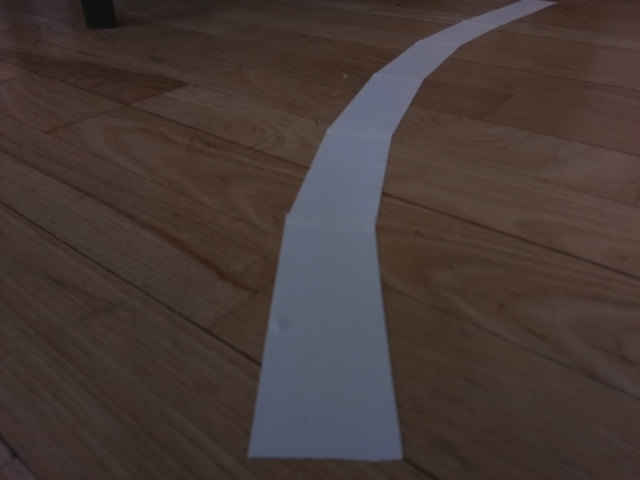
//> input picture API_rpi/image_proc/tests/detect_line/pc/pic_1.jpg, 1280 x 960 px (shown at 1/2 size)
$ ./tests   (built with g++ and OpenCV 4)
//> lines starting //> are read from the running program, lines starting //| are printed output that depends on the picture; after the words box and inside, x2 and y2 are one past the last pixel; in counts of white or black regions, pixels touching at a corner belong together
#include "opencv2/highgui/highgui.hpp"
#include "opencv2/imgproc/imgproc.hpp"
#include <iostream>
//#include <stdlib.h>
#include <stdio.h>

#include <string.h>
#include <vector>

using namespace cv;
using namespace std;

///////////////////////////////
///////////////////////////////

// Thresholding == binarize
int threshold_value = 80;
int threshold_type = 3;
int const max_value = 255;
int const max_type = 4;
int const max_BINARY_value = 255;

///////////////////////////////
///////////////////////////////
bool is_color_edge = false;
int edgeThresh = 110;                   // variable
//int edgeThreshScharr=1;
Mat image, img_blur, edge1, edge2, cedge, bin;
const char* window_name1 = "Edge map : Canny default (Sobel gradient)";
//const char* window_name2 = "Edge map : Canny with custom gradient (Scharr)";
// define a trackbar callback
static void onTrackbar(int, void*)
{
    //blur(gray, blurImage, Size(3,3));
    // Run the edge detector on grayscale
    //threshold(img_blur, edge1, threshold_value, max_BINARY_value,threshold_type);
    Canny(bin, edge1, edgeThresh, edgeThresh*3, 3);
    cedge = Scalar::all(0);
    if (is_color_edge)
    {
        image.copyTo(cedge, edge1);
        imshow(window_name1, cedge);
    }
    else
    {
        imshow(window_name1, edge1);
    }
    imwrite("images/img_edge.png", edge1);
}
///////////////////////////////
///////////////////////////////

/// Global variables

/** General variables */
Mat src, edges, src_gray, probabilistic_hough;
int min_threshold = 1;
int max_trackbar = 255;
int p_trackbar = max_trackbar;

const char* probabilistic_name = "Probabilistic Hough Lines Demo";

/**
 * @function Probabilistic_Hough
 */
// [18 lines left out: function Probabilistic_Hough, not called in this run]

///////////////////////////////
///////////////////////////////

void display_image(Mat img, string title)
{
    namedWindow( title, WINDOW_AUTOSIZE );
    imshow( title, img );
}

vector<Mat> split_channels(Mat img, string title, bool show_chs)
{
    vector<Mat> channels(img.channels());
    // split img:
    split(img, channels);
    // get the channels (dont forget they follow BGR order in OpenCV)
    if (show_chs)
    {
        for (int i = 0; i < img.channels(); ++i)
        {
            string ch_title = title + " [" + to_string(i) + "]";
            display_image(channels[i],ch_title);
            string image_name = "images/img_" + title + to_string(i) + ".png";
            imwrite(image_name, channels[i]);
        }
    }
    return channels;
}

// [61 lines left out: functions blur_imgs, binarize_imgs, hist_imgs, not called in this run]

int main( )
{
    string path = "../../../../test_images/bdrs_sally_images_20180302/images_20180302/";
    string image_name = "image_20180302_161046.359_005.png";
    //string image_name = "image_20180302_161159.774_015.png";
    string image_path = path + image_name;

    image_path = "detect_line/image_example.png";
    image_path = "detect_line/pc/pic_1.jpg";
    Mat img, ch1, ch2, ch3;
    img = imread(image_path, CV_LOAD_IMAGE_COLOR);
//> img is the input picture: 960 rows x 1280 cols, CV_8UC3; mean B, G, R 54.3, 57.9, 69.8
    display_image(img, "img4");
    cout << "Image size: " <<  img.size() << endl;
//| Image size: [1280 x 960]
    cout << "Image channels: " <<  img.channels() << endl;
//| Image channels: 3

    split_channels(img, "RGB", true);
//> in split_channels, `split(img, channels);`:
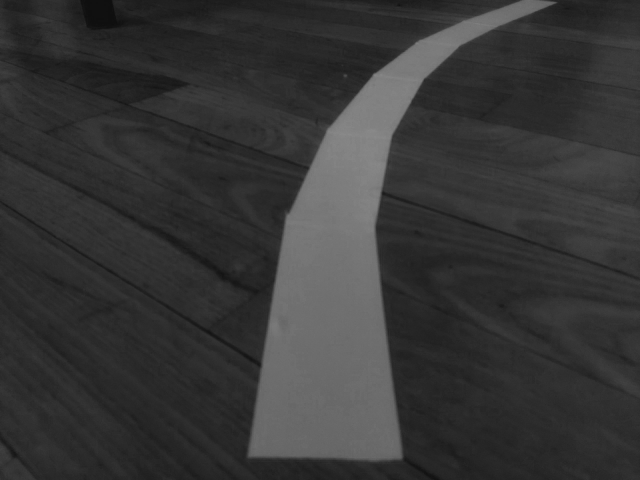
//> channels[0]: 960 rows x 1280 cols, CV_8UC1 (shown at 1/2 size); min 12, max 139, mean 54.3
//> in split_channels, `split(img, channels);`:
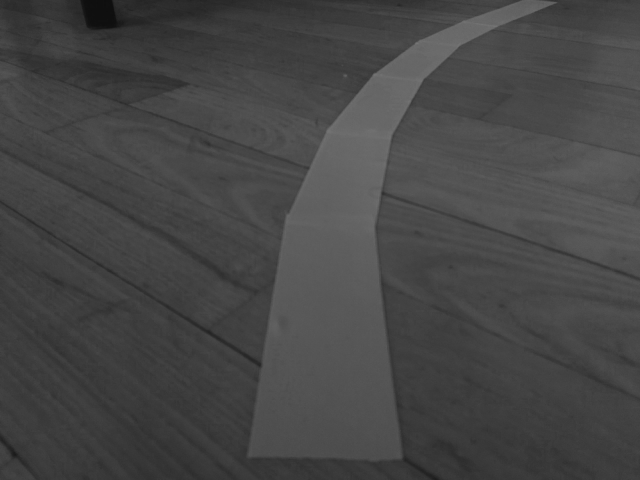
//> channels[2]: 960 rows x 1280 cols, CV_8UC1 (shown at 1/2 size); min 14, max 121, mean 69.8

    Mat img_gray, img_ycc, img_hsv;
    cvtColor(img, img_gray, COLOR_RGB2GRAY);
    //vector<Mat> bw = split_channels(img_gray, "Gray", true);
    cvtColor(img, img_ycc, COLOR_RGB2YCrCb);
//> img_ycc: 960 rows x 1280 cols, CV_8UC3; mean of channels 0, 1, 2 58.2, 125.2, 134.5
    //vector<Mat> ycc = split_channels(img_ycc, "YCrCb", true);
    cvtColor(img, img_hsv, COLOR_RGB2HSV);
//> img_hsv: 960 rows x 1280 cols, CV_8UC3; mean H, S, V 98.4, 79, 73
    //vector<Mat> hsv = split_channels(img_hsv, "HSV", true);

    // detect line -> start using either img_gray or bw[0]
    blur(img_gray, img_blur, Size(5,5));
    threshold( img_blur, bin, threshold_value, max_BINARY_value,threshold_type );
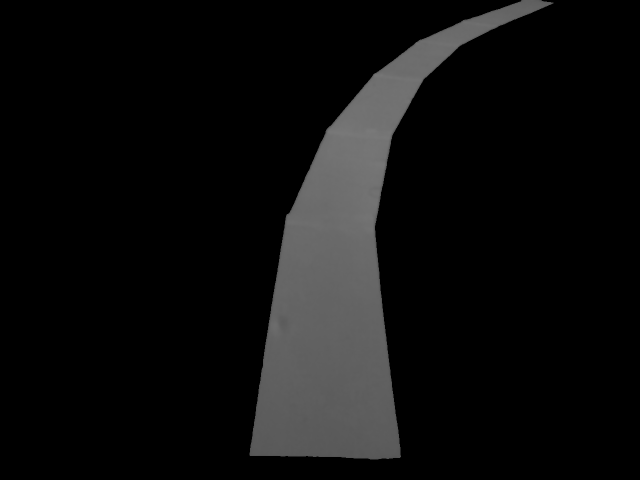
//> bin: 960 rows x 1280 cols, CV_8UC1 (shown at 1/2 size); min 0, max 121, mean 14
    display_image(bin, "bin");
    image = img;

    // Create a window
    namedWindow(window_name1, 1);

    // create a toolbar
    createTrackbar("Canny threshold default", window_name1, &edgeThresh, 255, onTrackbar); // for canny
    //createTrackbar("Threshold default", window_name1, &threshold_value, 255, onTrackbar); // for binary threshold
    // Show the image
    onTrackbar(0, 0);
//> in onTrackbar, `Canny(bin, edge1, edgeThresh, edgeThresh*3, 3);`:
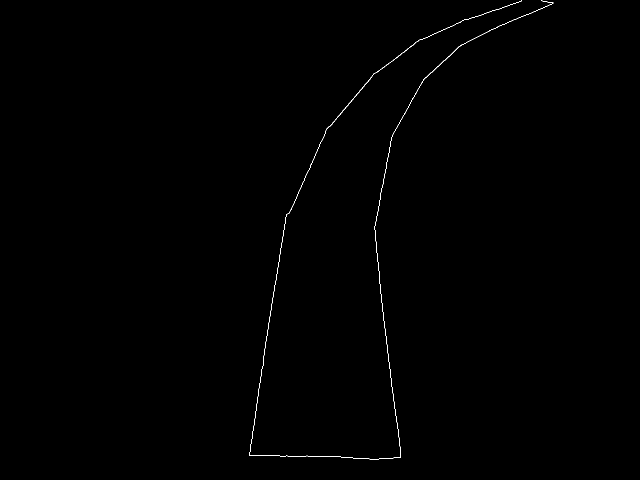
//> edge1: 960 rows x 1280 cols, CV_8UC1 (shown at 1/2 size); 0.21% white in thin lines or dots, all inside (x1, y1, x2, y2) = (499, 0, 1107, 919)

    /// Create Trackbars for Thresholds
    char thresh_label[50];
    sprintf( thresh_label, "Thres: %d + input", min_threshold );
    // [46 lines of commented-out code are left out]
    waitKey(0);
    bool save_pictures = false;
    if(save_pictures){
        try {
            imwrite("images/img.png", img);
            imwrite("images/img_gray.png", img_gray);
            imwrite("images/img_blur.png", img_blur);
            imwrite("images/img_bin.png", bin);
        }
        catch (runtime_error& ex) {
            fprintf(stderr, "Exception converting image to PNG format: %s\n", ex.what());
            return 1;
        }

        fprintf(stdout, "Saved PNG file with alpha data.\n");
    }

    // [11 lines of commented-out code are left out]

    for(int i = 0; i < 960; i+=2){
        cout << endl << "[" << i << "] ";
        for(int j = 0; j < 1280; j+=2){
            //if(255 == bin.at<uchar>(i,j))
            cout << bin.at<uchar>(i,j) << " ";
        }
    }


    int left_edge[960];
    int right_edge[960];
    bool left_edge_found = false;
    bool line_detected[960];
    //bool right_edge_found = false;

    for (int i = 0; i<960; i++){
        //cout << endl << "[" << i << "] ";
        left_edge[i] = 300;
        right_edge[i] = 979;

        for (int j = 300; j<980; j+=2){
            if (bin.at<uchar>(i,j) > 200){
                right_edge[i] = j;
                if (!left_edge_found) {
                    left_edge[i]=j;
                    left_edge_found=true;
                }
            }
        }
        left_edge_found = false;

        if (left_edge[i]!=300 && right_edge[i]!=979) line_detected[i] = true;
        else line_detected[i] = false;
    }
//> after the loop, left_edge = 960 values from 300 to 300; right_edge = 960 values from 979 to 979; left_edge_found = false


    // [13 lines of commented-out code are left out]

    return 0;
}

$ run again, with API_rpi/image_proc/tests/test_images/bdrs_sally_images_20180302/images_20180302/image_20180302_161159.774_015.png saved as API_rpi/image_proc/tests/detect_line/pc/pic_1.jpg
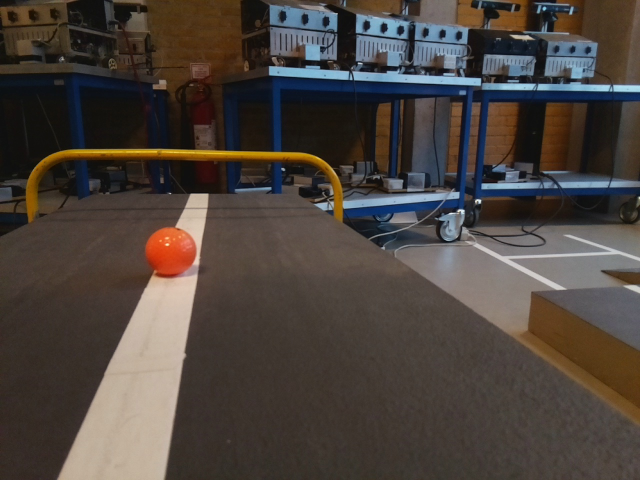
//> input picture API_rpi/image_proc/tests/test_images/bdrs_sally_images_20180302/images_20180302/image_20180302_161159.774_015.png, 1280 x 960 px (shown at 1/2 size)
//> img is the input picture: 960 rows x 1280 cols, CV_8UC3; mean B, G, R 61.3, 67.1, 75.6
//| Image size: [1280 x 960]
//| Image channels: 3
//> in split_channels, `split(img, channels);`:
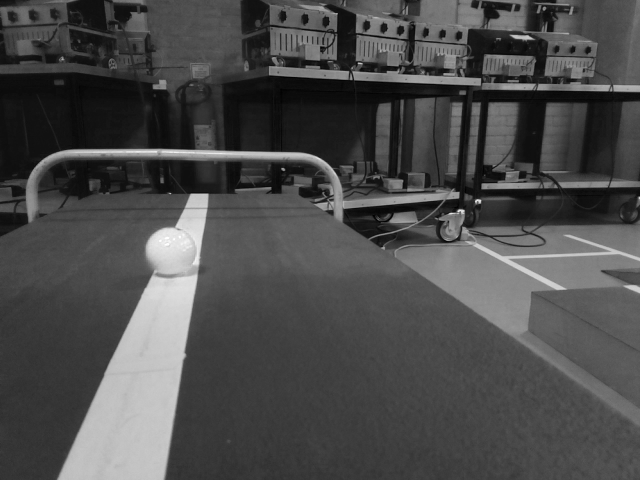
//> channels[2]: 960 rows x 1280 cols, CV_8UC1 (shown at 1/2 size); min 0, max 255, mean 75.6
//> img_ycc: 960 rows x 1280 cols, CV_8UC3; mean of channels 0, 1, 2 66.3, 124.4, 133.3
//> img_hsv: 960 rows x 1280 cols, CV_8UC3; mean H, S, V 91.4, 82.5, 81.2
//> in onTrackbar, `Canny(bin, edge1, edgeThresh, edgeThresh*3, 3);`:
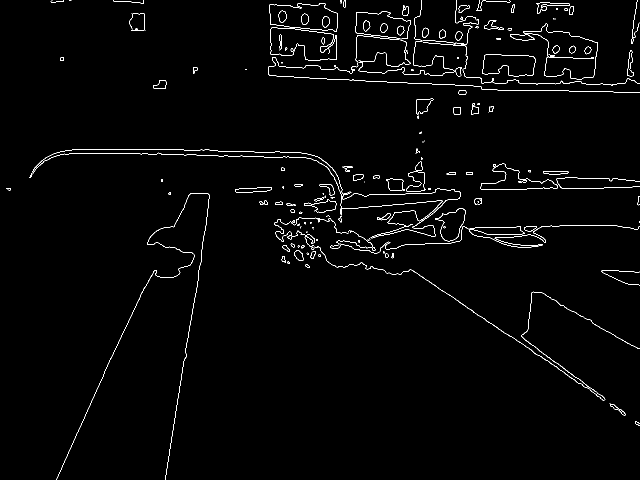
//> edge1: 960 rows x 1280 cols, CV_8UC1 (shown at 1/2 size); 1.5% white in thin lines or dots
//> after the loop `for (int i = 0; i<960; i++)`: left_edge = 960 values, max 958 at index 400, min 300 at index 0, mean 313.6; right_edge = 960 values, max 979 at index 0, min 394 at index 521, mean 975; left_edge_found = false
